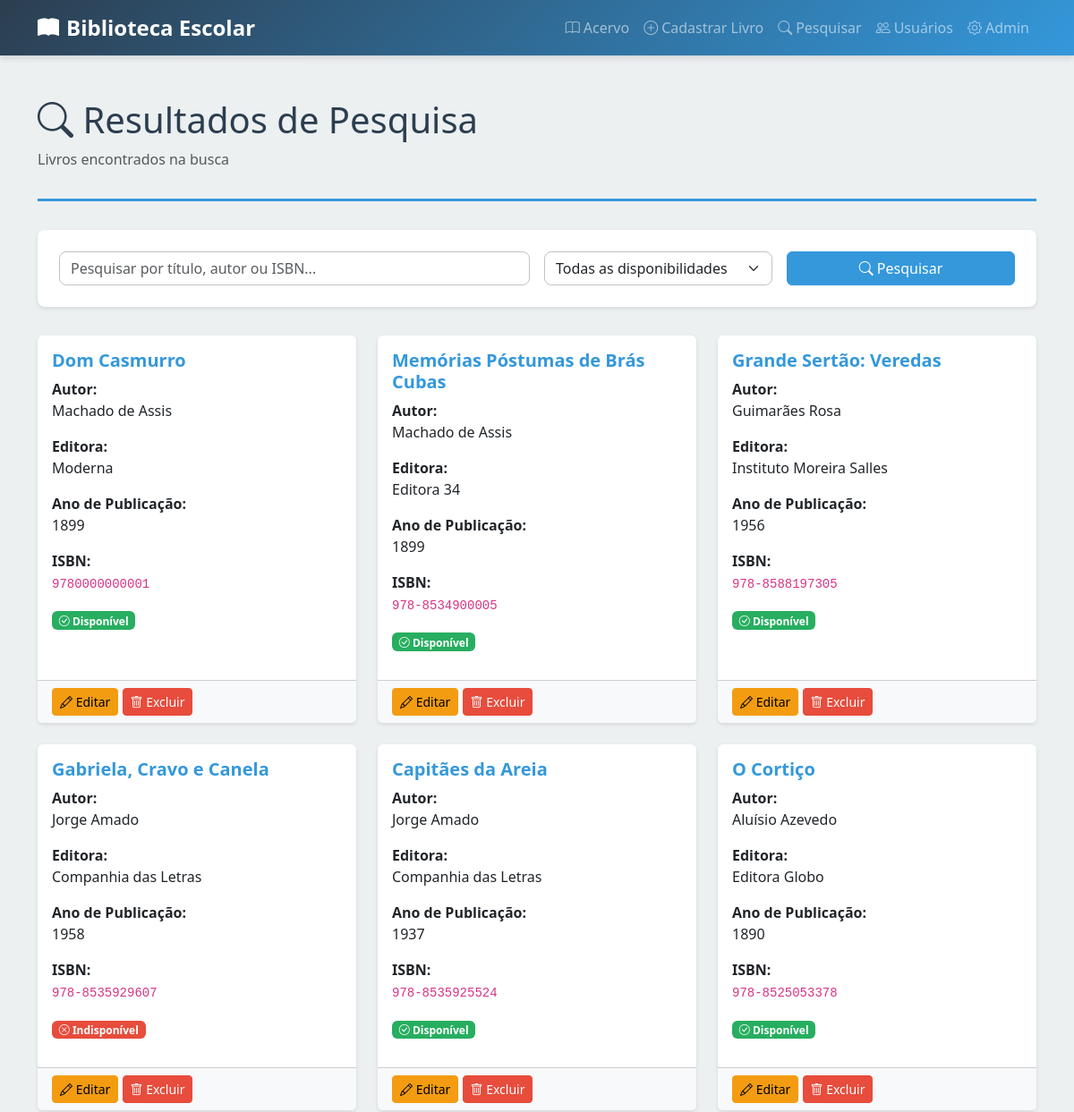
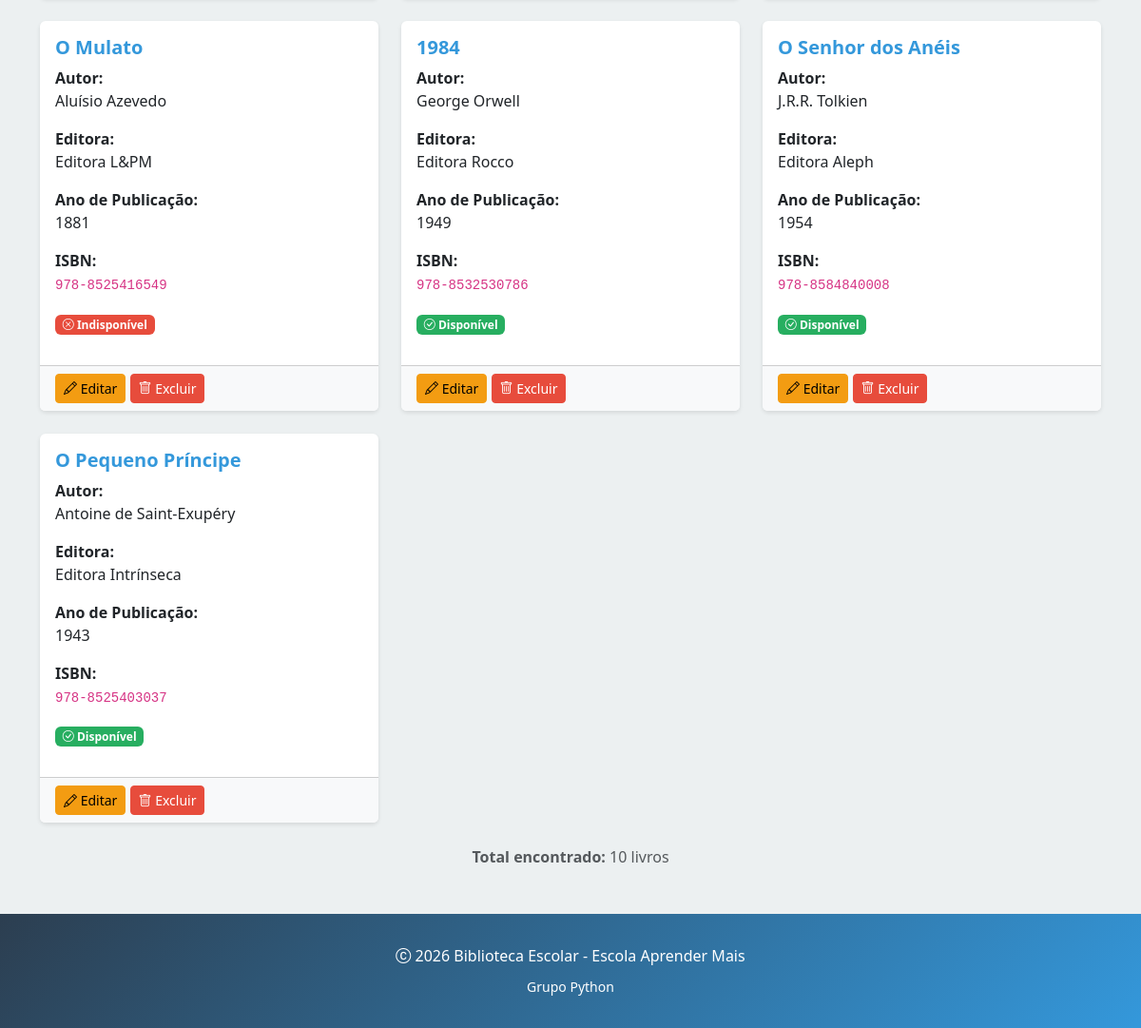
The page /pesquisar/ on the database its author committed (2 pictures, top to bottom).
### livros/models.py (models this page shows, shortened)
class Livro(models.Model):
    titulo = models.CharField(max_length=200)
    autor = models.CharField(max_length=150)
    editora = models.CharField(max_length=100)
    ano_publicacao = models.IntegerField()
    isbn = models.CharField(max_length=20, unique=True)
    disponivel = models.BooleanField(default=True)

### livros/views.py (the view)
def pesquisar_livros(request):
    termo = request.GET.get('q', '').strip()
    disponibilidade = request.GET.get('disponivel', '')
    livros = Livro.objects.all()
    if termo:
        livros = livros.filter(
            Q(titulo__icontains=termo) |
            Q(autor__icontains=termo) |
            Q(isbn__icontains=termo)
        )
    if disponibilidade == 'sim':
        livros = livros.filter(disponivel=True)
    elif disponibilidade == 'nao':
        livros = livros.filter(disponivel=False)
    return render(
        request,
        'livros/pesquisa.html',
        {
            'livros': livros,
            'termo': termo,
            'disponibilidade': disponibilidade,
        }
    )

### livros/templates/livros/pesquisa.html (shortened to what this page needs)
{% extends 'livros/base.html' %}
{% block content %}
<div class="page-title">
    <h1><i class="bi bi-search"></i> Resultados de Pesquisa</h1>
    <p class="text-muted">Livros encontrados na busca</p>
</div>
<div class="search-container">
    <form method="GET" class="row g-3">
        <div class="col-md-6">
            <input type="text" name="q" class="form-control" placeholder="Pesquisar por título, autor ou ISBN..."
                value="{{ termo }}">
        </div>
        <div class="col-md-3">
            <select name="disponivel" class="form-select">
                <option value="">Todas as disponibilidades</option>
            </select>
        </div>
        <div class="col-md-3">
            <button type="submit" class="btn btn-primary w-100">
                <i class="bi bi-search"></i> Pesquisar
            </button>
        </div>
    </form>
</div>
<div class="row g-4">
    {% for livro in livros %}
    <div class="col-md-6 col-lg-4">
        <div class="card">
            <div class="card-body">
                <h5 class="card-title">{{ livro.titulo }}</h5>
                <p class="card-text">
                    <strong>Autor:</strong><br>
                    {{ livro.autor }}
                </p>
                <p class="card-text">
                    <strong>Editora:</strong><br>
                    {{ livro.editora }}
                </p>
                <p class="card-text">
                    <strong>Ano de Publicação:</strong><br>
                    {{ livro.ano_publicacao }}
                </p>
                <p class="card-text">
                    <strong>ISBN:</strong><br>
                    <code>{{ livro.isbn }}</code>
                </p>
                <p>
                    {% if livro.disponivel %}
                    <span class="badge badge-disponivel">
                        <i class="bi bi-check-circle"></i> Disponível
                    </span>
                    {% else %}
                    <span class="badge badge-indisponivel">
                        <i class="bi bi-x-circle"></i> Indisponível
                    </span>
                    {% endif %}
                </p>
            </div>
            <div class="card-footer bg-light">
                <a href="{% url 'editar_livro' livro.id %}" class="btn btn-sm btn-warning">
                    <i class="bi bi-pencil"></i> Editar
                </a>
                <a href="{% url 'excluir_livro' livro.id %}" class="btn btn-sm btn-danger">
                    <i class="bi bi-trash"></i> Excluir
                </a>
            </div>
        </div>
    </div>
    {% endfor %}
</div>
{% if livros %}
<div class="text-center mt-4">
    <p class="text-muted">
        <strong>Total encontrado:</strong> {{ livros.count }} livro{% if livros.count != 1 %}s{% endif %}
    </p>
</div>
{% endif %}
{% endblock %}

### livros/templates/livros/base.html (style rules this page uses)
:root { --primary-color: #2c3e50; --secondary-color: #3498db; --accent-color: #e74c3c; --success-color: #27ae60; }
body { background-color: #ecf0f1; color: #2c3e50; font-family: 'Segoe UI', Tahoma, Geneva, Verdana, sans-serif; }
.card { border: none; box-shadow: 0 2px 4px rgba(0, 0, 0, 0.1); transition: all 0.3s ease; height: 100%; }
.card-title { color: var(--secondary-color); font-weight: 600; }
.badge-disponivel { background-color: var(--success-color); color: white; }
.badge-indisponivel { background-color: var(--accent-color); color: white; }
.btn-primary { background-color: var(--secondary-color); border-color: var(--secondary-color); }
.btn-danger { background-color: var(--accent-color); border-color: var(--accent-color); }
.btn-warning { background-color: #f39c12; border-color: #f39c12; }
.page-title { color: var(--primary-color); margin-bottom: 2rem; border-bottom: 3px solid var(--secondary-color); padding-bottom: 1rem; }
.form-control, .form-select { border: 1px solid #bdc3c7; border-radius: 0.5rem; }
.search-container { background: white; padding: 1.5rem; border-radius: 0.5rem; margin-bottom: 2rem; box-shadow: 0 2px 4px rgba(0, 0, 0, 0.1); }

### rows shown on the page
Livro: titulo "Dom Casmurro", autor "Machado de Assis", editora "Moderna", ano_publicacao "1899", isbn "9780000000001", disponivel True (drawn)
Livro: titulo "Memórias Póstumas de Brás Cubas", autor "Machado de Assis", editora "Editora 34", ano_publicacao "1899", isbn "978-8534900005", disponivel True (drawn)
Livro: titulo "Grande Sertão: Veredas", autor "Guimarães Rosa", editora "Instituto Moreira Salles", ano_publicacao "1956", isbn "978-8588197305", disponivel True (drawn)
Livro: titulo "Gabriela, Cravo e Canela", autor "Jorge Amado", editora "Companhia das Letras", ano_publicacao "1958", isbn "978-8535929607", disponivel False (drawn)
Livro: titulo "Capitães da Areia", autor "Jorge Amado", editora "Companhia das Letras", ano_publicacao "1937", isbn "978-8535925524", disponivel True (drawn)
Livro: titulo "O Cortiço", autor "Aluísio Azevedo", editora "Editora Globo", ano_publicacao "1890", isbn "978-8525053378", disponivel True (drawn)
Livro: titulo "O Mulato", autor "Aluísio Azevedo", editora "Editora L&PM", ano_publicacao "1881", isbn "978-8525416549", disponivel False (drawn)
Livro: titulo "1984", autor "George Orwell", editora "Editora Rocco", ano_publicacao "1949", isbn "978-8532530786", disponivel True (drawn)
Livro: titulo "O Senhor dos Anéis", autor "J.R.R. Tolkien", editora "Editora Aleph", ano_publicacao "1954", isbn "978-8584840008", disponivel True (drawn)
Livro: titulo "O Pequeno Príncipe", autor "Antoine de Saint-Exupéry", editora "Editora Intrínseca", ano_publicacao "1943", isbn "978-8525403037", disponivel True (drawn)

### other values the page prints
{{ livros.count }} "10"
